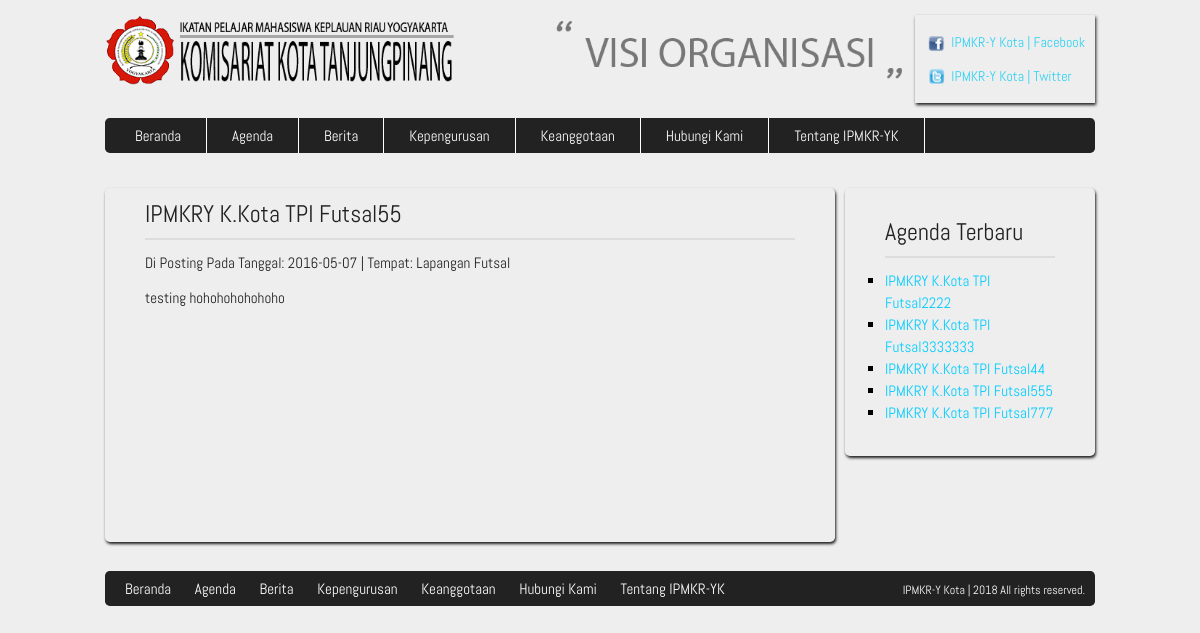
Page /agenda.php?id=55 on the committed database.
### tables this page shows
CREATE TABLE IF NOT EXISTS `artikel` (
  `id` int(11) NOT NULL,
  `id_category` int(11) NOT NULL,
  `judul` varchar(50) NOT NULL,
  `tgl_post` date NOT NULL,
  `lokasi` varchar(50) NOT NULL,
  `isi` text NOT NULL
);

### agenda.php (the view, shortened to what this page needs)
<!DOCTYPE HTML>
<html>
<head>
    <link href="css/style.css" rel="stylesheet" type="text/css" media="all" />
	<link type="text/css" rel="stylesheet" href="css/page_nav.css" />
</head>
<body>
 <?php include("front/include/navbar.php") ?>
 <div class="wrap">
    <div class="content">
        <div class="sidebar">
            <?php
            $query = mysql_query("select * from sm_agenda");
            ?>
            <h1>Agenda Terbaru</h1>
            <ul>
                <?php
                while($agenda = mysql_fetch_assoc($query)): ?>
                <li style="color:#000; font-size:15px;"><a href="agenda.php?id=<?php echo $agenda['id'] ?>"><?php echo $agenda['judul'] ?></a></li>
                <?php
                endwhile; ?>
            </ul>
        </div>
        <div class="b-box" style="min-height:350px; width:650px;">
		 <?php include("artikel_list.php");?>
		 </div>
    </div>
</div>
<?php include("front/include/footer.php") ?>
</body>
</html>

### css/style.css (style rules this page uses)
html, body, div, span, applet, object, iframe, h1, h2, h3, h4, h5, h6, p, blockquote, pre, a, abbr, acronym, address, big, cite, code, del, dfn, em, img, ins, kbd, q, s, samp, small, strike, strong, sub, sup, tt, var, b, u, i, center, dl, dt, dd, ol, ul, li, fieldset, form, label, legend, table, caption, tbody, tfoot, thead, tr, th, td, article, aside, canvas, details, embed, figure, figcaption, footer, header, hgroup, menu, nav, output, ruby, section, summary, time, mark, audio, video { margin: 0; padding: 0; border: 0; font-size: 100%; font: inherit; vertical-align: baseline; }
body { line-height: 1; }
ol, ul { list-style: square; }
a { text-decoration:none; }
body { background:#EEEEEE; font-family:'Abel-Regular', Helvetica, sans-serif; }
.wrap { width:990px; margin:0 auto; background:#EEEEEE; }
.content { margin:0 auto; }
.sidebar { width: 170px; float: right; padding:20px 40px; background:#EEEEEE; -webkit-box-shadow:1px 2px 3px #000; -moz-box-shadow:1px 2px 3px #111; box-shadow:1px 2px 3px #1d1d1d; -webkit-border-radius:.3em; -moz-border-radius:.3em; border-radius:.3em; }
.sidebar h1 { margin:0 0 12px 0; padding:12px 0; font-size:24px; color:#222222; border-bottom:2px solid #DDD; }
.b-box { width: 650px; position:relative; padding:2px 40px; background:#EEEEEE; -webkit-box-shadow:1px 2px 3px #000; -moz-box-shadow:1px 2px 3px #111; box-shadow:1px 2px 3px #1d1d1d; -webkit-border-radius:.3em; -moz-border-radius:.3em; border-radius:.3em; }
.content ul { margin:0 0 12px 0; }
.content li { color:#C4AC9E; font-size:12px; line-height:22px; }
.content a { color:#00CCFF; }

### rows in the picture
artikel: judul "IPMKRY K.Kota TPI Futsal2222"
artikel: judul "IPMKRY K.Kota TPI Futsal3333333"
artikel: judul "IPMKRY K.Kota TPI Futsal44"
artikel: judul "IPMKRY K.Kota TPI Futsal555"
artikel: judul "IPMKRY K.Kota TPI Futsal777"

### other values in the picture
$detail_artikel['judul'] "IPMKRY K.Kota TPI Futsal55"
$detail_artikel['tgl_post'] "2016-05-07"
$detail_artikel['lokasi'] "Lapangan Futsal"
$detail_artikel['isi'] "testing hohohohohohoho"
